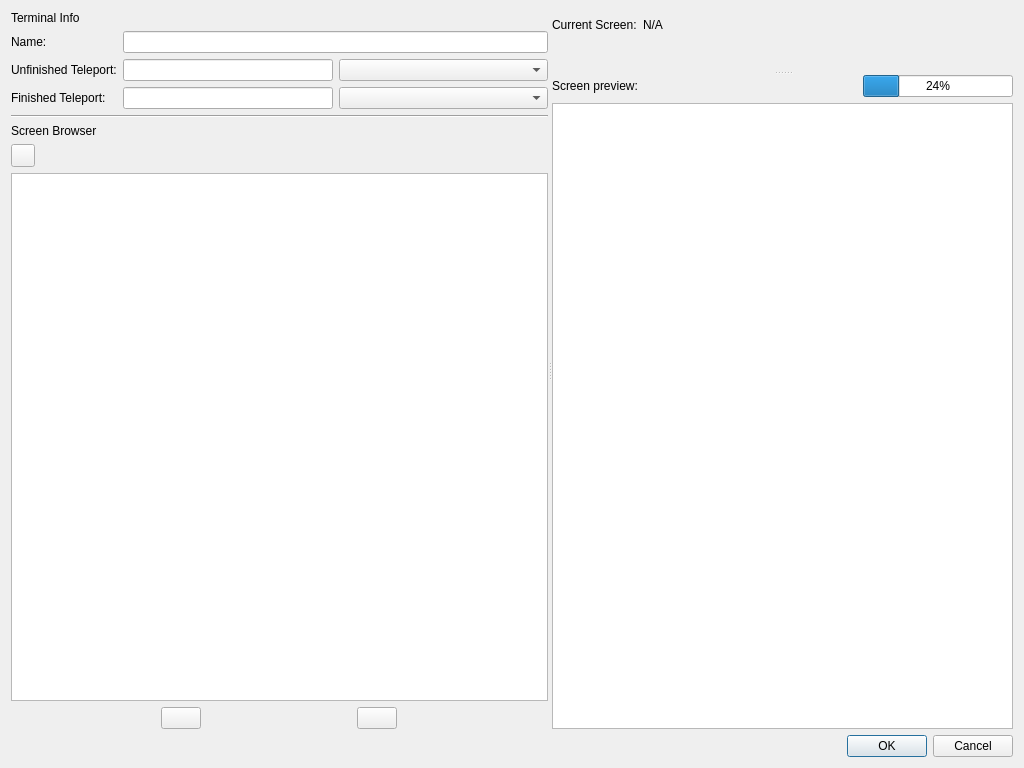
<?xml version="1.0" encoding="UTF-8"?>
<ui version="4.0">
 <class>TerminalEditorWindow</class>
 <widget class="QWidget" name="TerminalEditorWindow">
  <property name="geometry">
   <rect>
    <x>0</x>
    <y>0</y>
    <width>1024</width>
    <height>768</height>
   </rect>
  </property>
  <property name="windowTitle">
   <string>Terminal Editor</string>
  </property>
  <layout class="QVBoxLayout" name="main_layout">
   <item>
    <widget class="QSplitter" name="main_splitter">
     <property name="orientation">
      <enum>Qt::Horizontal</enum>
     </property>
     <widget class="QWidget" name="verticalLayoutWidget_2">
      <layout class="QVBoxLayout" name="screen_browser_vbox">
       <item>
        <widget class="QLabel" name="terminal_info_label">
         <property name="text">
          <string>Terminal Info</string>
         </property>
        </widget>
       </item>
       <item>
        <layout class="QGridLayout" name="terminal_info_grid" rowstretch="0,0,0" columnstretch="0,1,1">
         <item row="1" column="0">
          <widget class="QLabel" name="unfinished_teleport_label">
           <property name="text">
            <string>Unfinished Teleport:</string>
           </property>
          </widget>
         </item>
         <item row="2" column="2">
          <widget class="QComboBox" name="finished_teleport_type"/>
         </item>
         <item row="1" column="1">
          <widget class="QLineEdit" name="unfinished_teleport_edit"/>
         </item>
         <item row="1" column="2">
          <widget class="QComboBox" name="unfinished_teleport_type"/>
         </item>
         <item row="2" column="1">
          <widget class="QLineEdit" name="finished_teleport_edit"/>
         </item>
         <item row="2" column="0">
          <widget class="QLabel" name="finished_teleport_label">
           <property name="text">
            <string>Finished Teleport:</string>
           </property>
          </widget>
         </item>
         <item row="0" column="0">
          <widget class="QLabel" name="name_label">
           <property name="text">
            <string>Name:</string>
           </property>
          </widget>
         </item>
         <item row="0" column="1" colspan="2">
          <widget class="QLineEdit" name="name_edit"/>
         </item>
        </layout>
       </item>
       <item>
        <widget class="Line" name="line">
         <property name="orientation">
          <enum>Qt::Horizontal</enum>
         </property>
        </widget>
       </item>
       <item>
        <widget class="QLabel" name="screen_browser_label">
         <property name="text">
          <string>Screen Browser</string>
         </property>
        </widget>
       </item>
       <item>
        <widget class="QToolButton" name="screen_browser_up_button">
         <property name="text">
          <string/>
         </property>
        </widget>
       </item>
       <item>
        <widget class="HuxApp::Utils::ScenarioBrowserWidget" name="screen_browser_view"/>
       </item>
       <item>
        <layout class="QHBoxLayout" name="screen_browser_buttons_hbox">
         <item>
          <widget class="QPushButton" name="new_screen_button">
           <property name="sizePolicy">
            <sizepolicy hsizetype="Maximum" vsizetype="Fixed">
             <horstretch>0</horstretch>
             <verstretch>0</verstretch>
            </sizepolicy>
           </property>
           <property name="toolTip">
            <string>Add New Screen</string>
           </property>
           <property name="text">
            <string/>
           </property>
          </widget>
         </item>
         <item>
          <widget class="QPushButton" name="delete_screen_button">
           <property name="sizePolicy">
            <sizepolicy hsizetype="Maximum" vsizetype="Fixed">
             <horstretch>0</horstretch>
             <verstretch>0</verstretch>
            </sizepolicy>
           </property>
           <property name="toolTip">
            <string>Remove Screen</string>
           </property>
           <property name="text">
            <string/>
           </property>
          </widget>
         </item>
        </layout>
       </item>
      </layout>
     </widget>
     <widget class="QSplitter" name="screen_edit_splitter">
      <property name="orientation">
       <enum>Qt::Vertical</enum>
      </property>
      <widget class="QWidget" name="verticalLayoutWidget">
       <layout class="QVBoxLayout" name="screen_edit_vbox">
        <item>
         <layout class="QHBoxLayout" name="current_screen_labels_hbox">
          <item>
           <widget class="QLabel" name="screen_edit_label">
            <property name="sizePolicy">
             <sizepolicy hsizetype="Maximum" vsizetype="Preferred">
              <horstretch>0</horstretch>
              <verstretch>0</verstretch>
             </sizepolicy>
            </property>
            <property name="text">
             <string>Current Screen:</string>
            </property>
           </widget>
          </item>
          <item>
           <widget class="QLabel" name="current_screen_label">
            <property name="text">
             <string>N/A</string>
            </property>
           </widget>
          </item>
         </layout>
        </item>
        <item>
         <widget class="HuxApp::ScreenEditWidget" name="screen_edit_widget" native="true"/>
        </item>
       </layout>
      </widget>
      <widget class="QWidget" name="verticalLayoutWidget_3">
       <layout class="QVBoxLayout" name="screen_preview_vbox">
        <item>
         <layout class="QHBoxLayout" name="screen_preview_labels_hbox">
          <item>
           <widget class="QLabel" name="screen_preview_label">
            <property name="text">
             <string>Screen preview:</string>
            </property>
           </widget>
          </item>
          <item>
           <widget class="QLabel" name="screen_page_label">
            <property name="text">
             <string/>
            </property>
           </widget>
          </item>
          <item>
           <widget class="QProgressBar" name="screen_update_progress_bar">
            <property name="sizePolicy">
             <sizepolicy hsizetype="Minimum" vsizetype="Fixed">
              <horstretch>0</horstretch>
              <verstretch>0</verstretch>
             </sizepolicy>
            </property>
            <property name="value">
             <number>24</number>
            </property>
           </widget>
          </item>
         </layout>
        </item>
        <item>
         <widget class="QGraphicsView" name="screen_preview"/>
        </item>
       </layout>
      </widget>
     </widget>
    </widget>
   </item>
   <item>
    <widget class="QDialogButtonBox" name="dialog_button_box">
     <property name="standardButtons">
      <set>QDialogButtonBox::Cancel|QDialogButtonBox::Ok</set>
     </property>
    </widget>
   </item>
  </layout>
 </widget>
 <customwidgets>
  <customwidget>
   <class>HuxApp::ScreenEditWidget</class>
   <extends>QWidget</extends>
   <header>UI/ScreenEditWidget.h</header>
   <container>1</container>
  </customwidget>
  <customwidget>
   <class>HuxApp::Utils::ScenarioBrowserWidget</class>
   <extends>QListWidget</extends>
   <header>Utils/ScenarioBrowserWidget.h</header>
  </customwidget>
 </customwidgets>
 <resources/>
 <connections/>
</ui>
